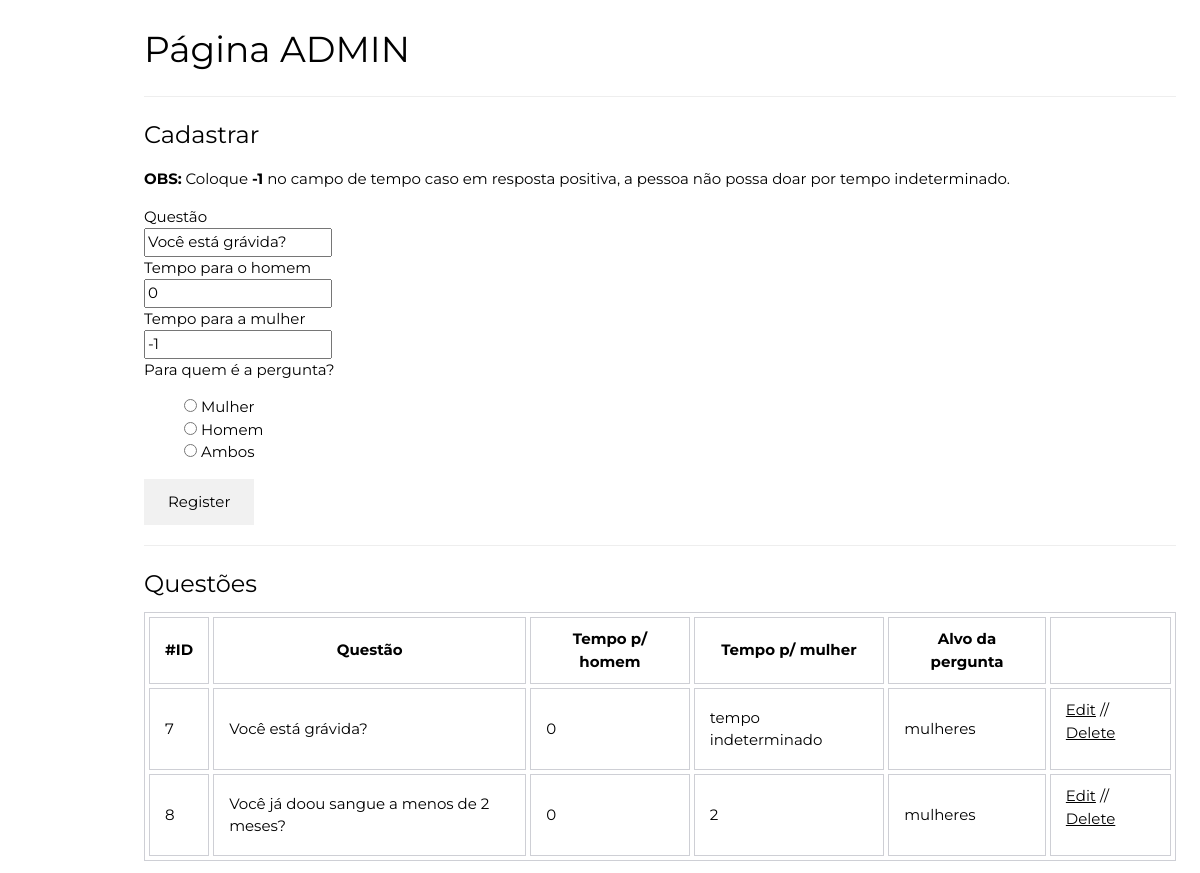
The app's page /edit/7 with its own data.
### oneblood.py (models this page shows, shortened)
class Quizz(db.Model):
    id = db.Column(db.Integer, primary_key=True)
    question = db.Column(db.String(800))
    man_temp = db.Column(db.Integer)
    woman_temp = db.Column(db.Integer)
    status = db.Column(db.Integer)

### oneblood.py (the view)
@app.route('/edit/<int:id>', methods=['GET'])
def edit(id):
    form = RegistrationQuizzForm(request.form)
    q = Quizz.query.filter(Quizz.id == id).first()
    form.question.data = q.question
    form.man_temp.data = q.man_temp
    form.woman_temp.data = q.woman_temp
    form.status.data = q.status
    return render_template('quizzes.html', form=form, quizzes=Quizz.query.all(), action="/update/{}".format(q.id))

### forms.py
class RegistrationQuizzForm(FlaskForm):
    question = StringField('Questão', [validators.Length(min=4, max=800)])
    man_temp = IntegerField('Tempo para o homem')
    woman_temp = IntegerField('Tempo para a mulher')
    status = RadioField('Para quem é a pergunta?', choices=[(0, 'Mulher'), (1, 'Homem'), (2, 'Ambos')])

### templates/quizzes.html (shortened to what this page needs)
{% extends "layout.html" %}
{% block content %}
<div class="w3-padding-large" id="main">
    <h1>Página ADMIN</h1>
    <hr>
<h3>Cadastrar</h3>
{% from "form.html" import render_field %}
    <form class="form-inline" action="{{ action }}" method="{{ method | d("POST") }}">
        <p><strong>OBS:</strong> Coloque <strong>-1</strong> no campo de tempo caso em resposta positiva, a pessoa não possa doar por tempo indeterminado.</p>
        {{ render_field(form.question) }}
        {{ render_field(form.man_temp) }}
        {{ render_field(form.woman_temp) }}
        {{ render_field(form.status) }}
        <p><input class="w3-btn w3-light-grey w3-padding-large w3-hover-grey" type=submit value=Register></p>
</form>
<hr>
<h3>Questões</h3>
<table>
    <tr>
        <th>#ID</th>
        <th>Questão</th>
        <th>Tempo p/ homem</th>
        <th>Tempo p/ mulher</th>
        <th>Alvo da pergunta</th>
        <th></th>
    </tr>
    {% for quizz in quizzes %}
        <tr>
            <td>{{ quizz.id }}</td>
            <td>{{ quizz.question }}</td>
            {% if quizz.man_temp == -1 %}
                <td>tempo indeterminado</td>
            {% else %}
                <td>{{ quizz.man_temp }}</td>
            {% endif %}
            {% if quizz.woman_temp == -1 %}
                <td>tempo indeterminado</td>
            {% else %}
                <td>{{ quizz.woman_temp }}</td>
            {% endif %}
            {% if quizz.status == 0 %}
                <td>mulheres</td>
            {% elif quizz.status == 1 %}
                <td>homens</td>
            {% else %}
                <td>ambos</td>
            {% endif %}
            <td><a href="{{ url_for('edit', id=quizz.id) }}">Edit</a> // <a href="{{ url_for('delete', id=quizz.id) }}">Delete</a></p></td>
        </tr>
    {% endfor %}
</table>
</div>
{% endblock %}

### templates/form.html (shortened to what this page needs)
{% macro render_field(field) %}
    <div class="form-group">
      <label>{{ field.label }}</label>
      <div>{{ field(class="form-control", **kwargs)|safe }}
      </div>
    </div>
{% endmacro %}

### static/css/w3.css (style rules this page uses)
*,*:before,*:after { box-sizing:inherit }
html { -ms-text-size-adjust:100%;-webkit-text-size-adjust:100% }
body { margin:0 }
a { background-color:transparent;-webkit-text-decoration-skip:objects }
hr { box-sizing:content-box;height:0;overflow:visible }
button,input,select,textarea { font:inherit;margin:0 }
button,input { overflow:visible }
button,html [type=button],[type=reset],[type=submit] { -webkit-appearance:button }
[type=checkbox],[type=radio] { padding:0 }
html,body { font-family:Verdana,sans-serif;font-size:15px;line-height:1.5 }
html { overflow-x:hidden }
h1,h2,h3,h4,h5,h6,.w3-slim,.w3-wide { font-family:"Segoe UI",Arial,sans-serif }
h1 { font-size:36px }
h3 { font-size:24px }
h1,h2,h3,h4,h5,h6 { font-weight:400;margin:10px 0 }
hr { border:0;border-top:1px solid #eee;margin:20px 0 }
a { color:inherit }
.w3-btn,.w3-btn-block { border:none;display:inline-block;outline:0;padding:6px 16px;vertical-align:middle;overflow:hidden;text-decoration:none!important;color:#fff;background-color:#000;text-align:center;cursor:pointer;white-space:nowrap }
.w3-btn,.w3-btn-floating,.w3-btn-floating-large,.w3-closenav,.w3-opennav { -webkit-touch-callout:none;-webkit-user-select:none;-khtml-user-select:none;-moz-user-select:none;-ms-user-select:none;user-select:none }
.w3-btn,.w3-btn-floating,.w3-dropnav a,.w3-btn-floating-large,.w3-btn-block,.w3-hover-shadow,.w3-hover-opacity,.w3-hover-opacity-off,.w3-hover-sepia,.w3-hover-grayscale,.w3-hover-greyscale, .w3-navbar a,.w3-sidenav a,.w3-pagination li a,.w3-hoverable tbody tr,.w3-hoverable li,.w3-accordion-content a,.w3-dropdown-content a,.w3-dropdown-click:hover,.w3-dropdown-hover:hover,.w3-opennav,.w3-closenav,.w3-closebtn, .w3-hover-amber,.w3-hover-aqua,.w3-hover-blue,.w3-hover-light-blue,.w3-hover-brown,.w3-hover-cyan,.w3-hover-blue-grey,.w3-hover-green,.w3-hover-light-green,.w3-hover-indigo,.w3-hover-khaki,.w3-hover-lime,.w3-hover-orange,.w3-hover-deep-orange,.w3-hover-pink, .w3-hover-purple,.w3-hover-deep-purple,.w3-hover-red,.w3-hover-sand,.w3-hover-teal,.w3-hover-yellow,.w3-hover-white,.w3-hover-black,.w3-hover-grey,.w3-hover-light-grey,.w3-hover-dark-grey,.w3-hover-text-amber,.w3-hover-text-aqua,.w3-hover-text-blue,.w3-hover-text-light-blue, .w3-hover-text-brown,.w3-hover-text-cyan,.w3-hover-text-blue-grey,.w3-hover-text-green,.w3-hover-text-light-green,.w3-hover-text-indigo,.w3-hover-text-khaki,.w3-hover-text-lime,.w3-hover-text-orange,.w3-hover-text-deep-orange,.w3-hover-text-pink,.w3-hover-text-purple, .w3-hover-text-deep-purple,.w3-hover-text-red,.w3-hover-text-sand,.w3-hover-text-teal,.w3-hover-text-yellow,.w3-hover-text-white,.w3-hover-text-black,.w3-hover-text-grey,.w3-hover-text-light-grey,.w3-hover-text-dark-grey { -webkit-transition:background-color .3s,color .15s,box-shadow .3s,opacity 0.3s,filter 0.3s;transition:background-color .3s,color .15s,box-shadow .3s,opacity 0.3s,filter 0.3s }
.w3-main,#main { transition:margin-left .4s }
.w3-padding-large { padding:12px 24px!important }
.w3-white,.w3-hover-white:hover { color:#000!important;background-color:#fff!important }
.w3-light-grey,.w3-hover-light-grey:hover,.w3-light-gray,.w3-hover-light-gray:hover { color:#000!important;background-color:#f1f1f1!important }

### templates/layout.html (style rules this page uses)
body, h1, h2, h3, h4, h5, h6 { font-family: "Montserrat", sans-serif }
#main { margin-left: 120px; }
ul { list-style:none }
table { border-collapse: separate; border-spacing: 4px; }
table, th, td { border: 1px solid #cecfd5; }
th, td { padding: 10px 15px; align-content: center; }

### records on screen
Quizz: question "Você está grávida?", man_temp "0", woman_temp "-1", status "☐ Mulher ☐ Homem ☐ Ambos", id "7", shows "tempo indeterminado", shows "mulheres"
Quizz: id "8", question "Você já doou sangue a menos de 2 meses?", man_temp "0", woman_temp "2", status "mulheres"

### other values on screen
{{ field.label }} "Questão Tempo para o homem Tempo para a mulher Para quem é a pergunta?"
